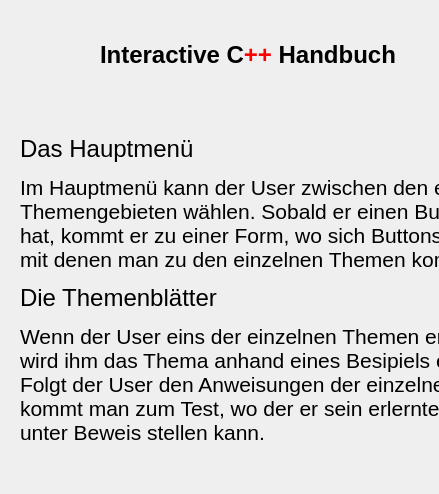
<?xml version="1.0" encoding="UTF-8"?>
<ui version="4.0">
 <class>handbuch</class>
 <widget class="QDialog" name="handbuch">
  <property name="geometry">
   <rect>
    <x>0</x>
    <y>0</y>
    <width>439</width>
    <height>494</height>
   </rect>
  </property>
  <property name="windowTitle">
   <string>Dialog</string>
  </property>
  <widget class="QLabel" name="label">
   <property name="geometry">
    <rect>
     <x>100</x>
     <y>10</y>
     <width>301</width>
     <height>91</height>
    </rect>
   </property>
   <property name="text">
    <string>&lt;html&gt;&lt;head/&gt;&lt;body&gt;&lt;p&gt;&lt;span style=&quot; font-size:18pt; font-weight:600;&quot;&gt;Interactive C&lt;/span&gt;&lt;span style=&quot; font-size:18pt; font-weight:600; color:#ff0000;&quot;&gt;++&lt;/span&gt;&lt;span style=&quot; font-size:18pt; font-weight:600;&quot;&gt; Handbuch&lt;/span&gt;&lt;/p&gt;&lt;/body&gt;&lt;/html&gt;</string>
   </property>
  </widget>
  <widget class="QLabel" name="label_2">
   <property name="geometry">
    <rect>
     <x>20</x>
     <y>90</y>
     <width>581</width>
     <height>401</height>
    </rect>
   </property>
   <property name="text">
    <string>&lt;html&gt;&lt;head/&gt;&lt;body&gt;&lt;p&gt;&lt;span style=&quot; font-size:18pt;&quot;&gt;Das Hauptmenü&lt;/span&gt;&lt;/p&gt;&lt;p&gt;&lt;span style=&quot; font-size:16pt;&quot;&gt;Im Hauptmenü kann der User zwischen den einzelen &lt;br&gt;Themengebieten wählen. Sobald er einen Button geklickt &lt;br&gt;hat, kommt er zu einer Form, wo sich Buttons befinden, &lt;br&gt;mit denen man zu den einzelnen Themen kommt.&lt;/span&gt;&lt;/p&gt;&lt;p&gt;&lt;span style=&quot; font-size:18pt;&quot;&gt;Die Themenblätter&lt;/span&gt;&lt;/p&gt;&lt;p&gt;&lt;span style=&quot; font-size:16pt;&quot;&gt;Wenn der User eins der einzelnen Themen erreicht hat,&lt;br&gt; wird ihm das Thema anhand eines Besipiels erklärt. &lt;br&gt;Folgt der User den Anweisungen der einzelnen Formen,&lt;br&gt; kommt man zum Test, wo der er sein erlerntes Wissen&lt;br&gt; unter Beweis stellen kann.&lt;/span&gt;&lt;/p&gt;&lt;/body&gt;&lt;/html&gt;</string>
   </property>
  </widget>
 </widget>
 <resources/>
 <connections/>
</ui>
